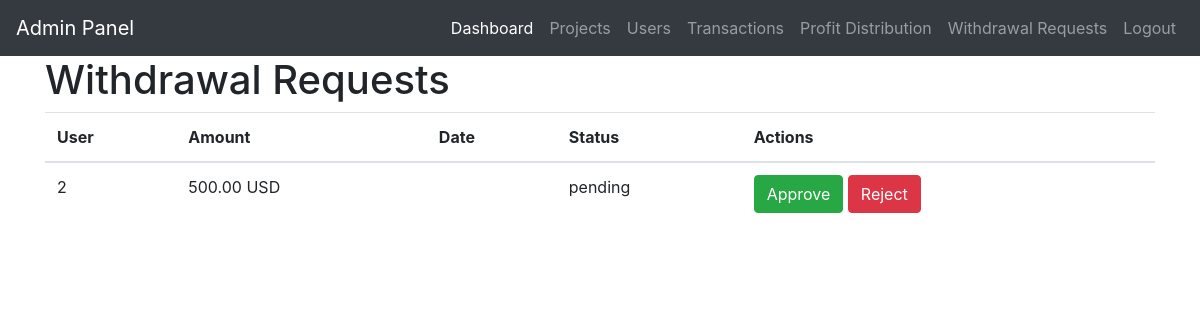
Screenshot of /admin1/withdrawal_requests.php with the database file from the repository.
### tables this page shows
CREATE TABLE `withdrawal_requests` (
  `request_id` int(11) NOT NULL,
  `user_id` int(11) DEFAULT NULL,
  `amount` decimal(12,2) NOT NULL,
  `status` enum('pending','approved','rejected') DEFAULT 'pending',
  `requested_at` timestamp NOT NULL DEFAULT current_timestamp(),
  `processed_at` timestamp NULL DEFAULT NULL
);

### admin1/withdrawal_requests.php (the view, shortened to what this page needs)
<?php
include 'config.php';
$withdrawalQuery = "SELECT * FROM withdrawal_requests WHERE status = 'pending'";
$withdrawalResult = mysqli_query($conn, $withdrawalQuery);
?>
<?php include 'nav.php'; ?>
<!DOCTYPE html>
<html lang="en">
<head>
    <link rel="stylesheet" href="https://stackpath.bootstrapcdn.com/bootstrap/4.5.2/css/bootstrap.min.css">
</head>
<body>
<div class="container">
    <h1>Withdrawal Requests</h1>
    <table class="table">
        <thead>
            <tr>
                <th>User</th>
                <th>Amount</th>
                <th>Date</th>
                <th>Status</th>
                <th>Actions</th>
            </tr>
        </thead>
        <tbody>
            <?php while ($request = mysqli_fetch_assoc($withdrawalResult)) { ?>
                <tr>
                    <td><?php echo $request['user_id']; ?></td>
                    <td><?php echo number_format($request['amount'], 2); ?> USD</td>
                    <td><?php echo $request['request_date']; ?></td>
                    <td><?php echo $request['status']; ?></td>
                    <td>
                        <a href="withdrawal_requests.php?action=approve&request_id=<?php echo $request['request_id']; ?>" class="btn btn-success">Approve</a>
                        <a href="withdrawal_requests.php?action=reject&request_id=<?php echo $request['request_id']; ?>" class="btn btn-danger">Reject</a>
                    </td>
                </tr>
            <?php } ?>
        </tbody>
    </table>
</div>
</body>
</html>

### rows the page displays
withdrawal_requests: user "2", amount "500.00", status "pending"
